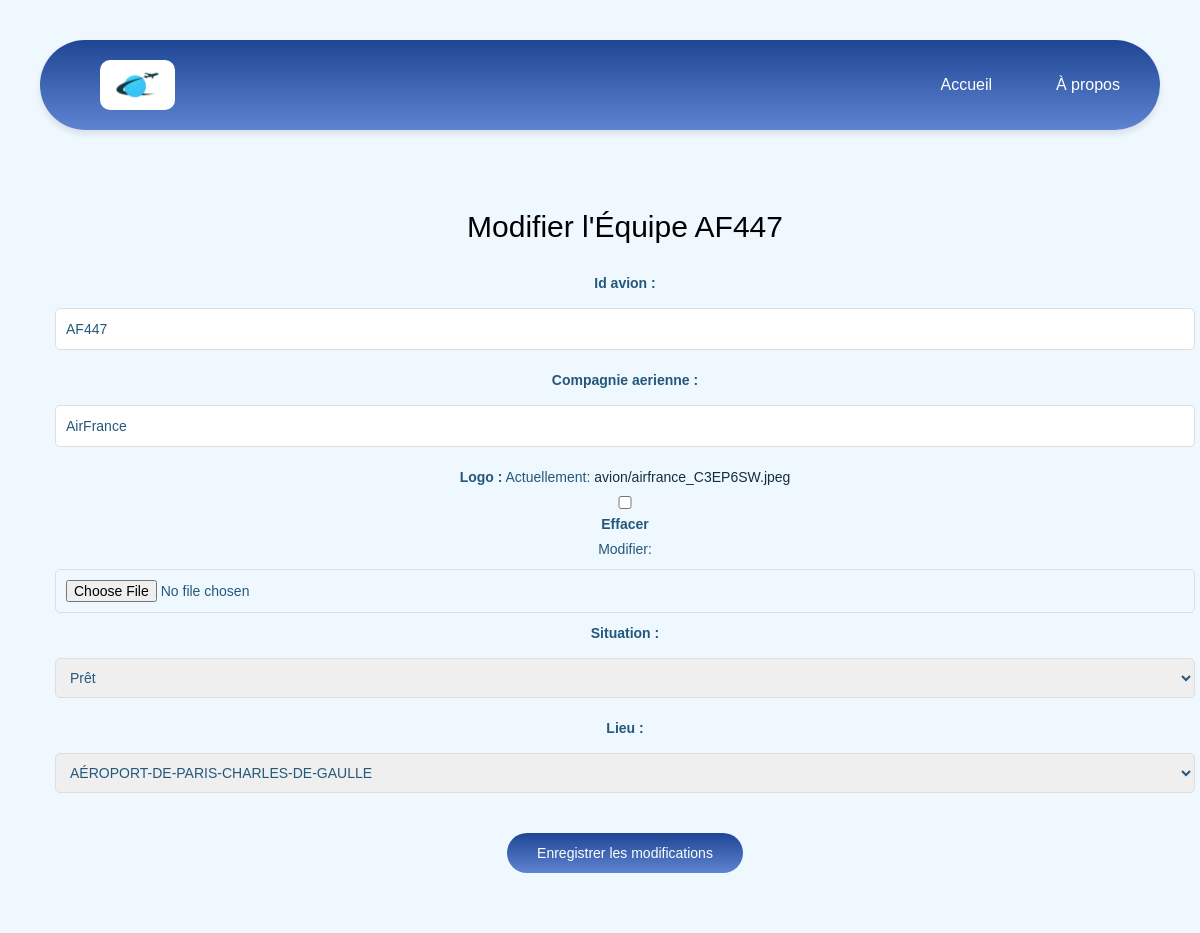
/modify_avion/AF447/, run on the app's committed database.
### aviation/models.py (models this page shows, shortened)
class Avion(models.Model):
    id_avion = models.CharField(max_length=100, primary_key=True)
    compagnie_aerienne = models.CharField(max_length=100)
    logo = models.ImageField(upload_to='avion/', blank=True, null=True)
    situation = models.CharField(max_length=20, choices=[("Ready", "Prêt"), ("Maintenance", "En maintenance"), ("In Flight", "En vol")], default="Ready")
    lieu = models.ForeignKey(Aeroport, on_delete=models.CASCADE)

### aviation/views.py (the view)
# urls.py: path('modify_avion/<str:id_avion>/', views.modify_avion, name='modify_avion'),
def modify_avion(request, id_avion):
    avion = get_object_or_404(Avion, id_avion=id_avion)
    if request.method == 'POST':
        form = AvionForm(request.POST, instance=avion)
        if form.is_valid():
            form.save()
            return redirect('detail_avion', id_avion=id_avion)
    else:
        form = AvionForm(instance=avion)
    return render(request, 'aviation/modify_avion.html', {'form': form, 'avion': avion})

### aviation/forms.py
class AvionForm(forms.ModelForm):
    class Meta:
        model = Avion
        fields = ['id_avion', 'compagnie_aerienne', 'logo', 'situation','lieu']

### aviation/models.py (called while the page is built)
    def __str__(self):
        return self.id_aeroport

### aviation/templates/aviation/modify_avion.html (shortened to what this page needs)
{% extends 'aviation/base.html' %}
{% block content %}
<h2>Modifier l'Équipe {{ avion.id_avion }}</h2>
<form method="post">
    {{ form.as_p }}
    <button type="submit" class="cta">Enregistrer les modifications</button>
</form>
{% endblock %}

### aviation/static/css/aviation.css (style rules this page uses)
body { padding: 20px; font-family: sans-serif; background-color: #f0f8ff; }
p { color: #24587b }
a { color: #112f42 }
button { background-color: #007bff; color: white; padding: 10px 20px; border: none; border-radius: 5px; cursor: pointer; }
form { margin-top: 30px; }
form input, form select, form textarea { width: 100%; padding: 10px; margin: 10px 0; border: 1px solid #ddd; border-radius: 5px; }
.cta { display: inline-block; background: linear-gradient(#1f4694, #5e84d1); color: white; border-radius: 50px; padding: 10px 30px; margin: 20px; }

### data on the page
Avion: id_avion "AF447", compagnie_aerienne "AirFrance", situation "Prêt", lieu "AÉROPORT-DE-PARIS-CHARLES-DE-GAULLE"
